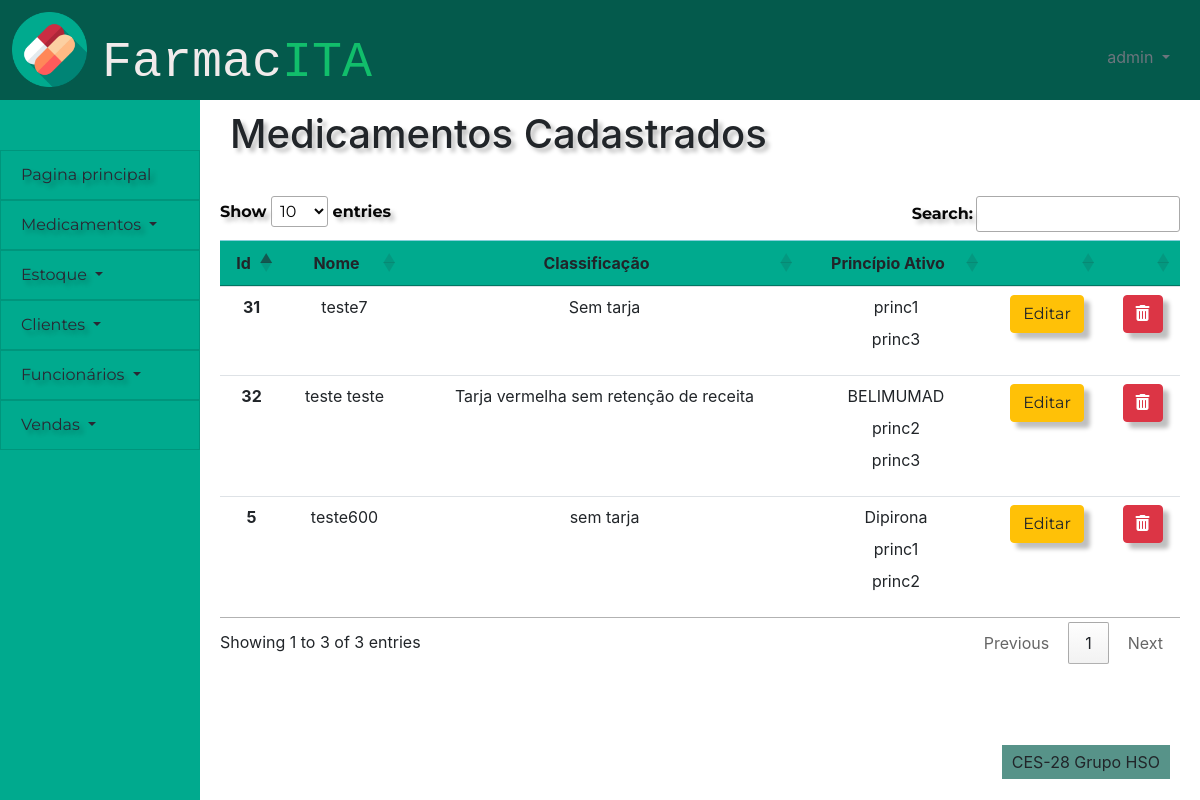
Page /cadastro_medicamentos/editar_medicamento (signed in) on the earlier database version.
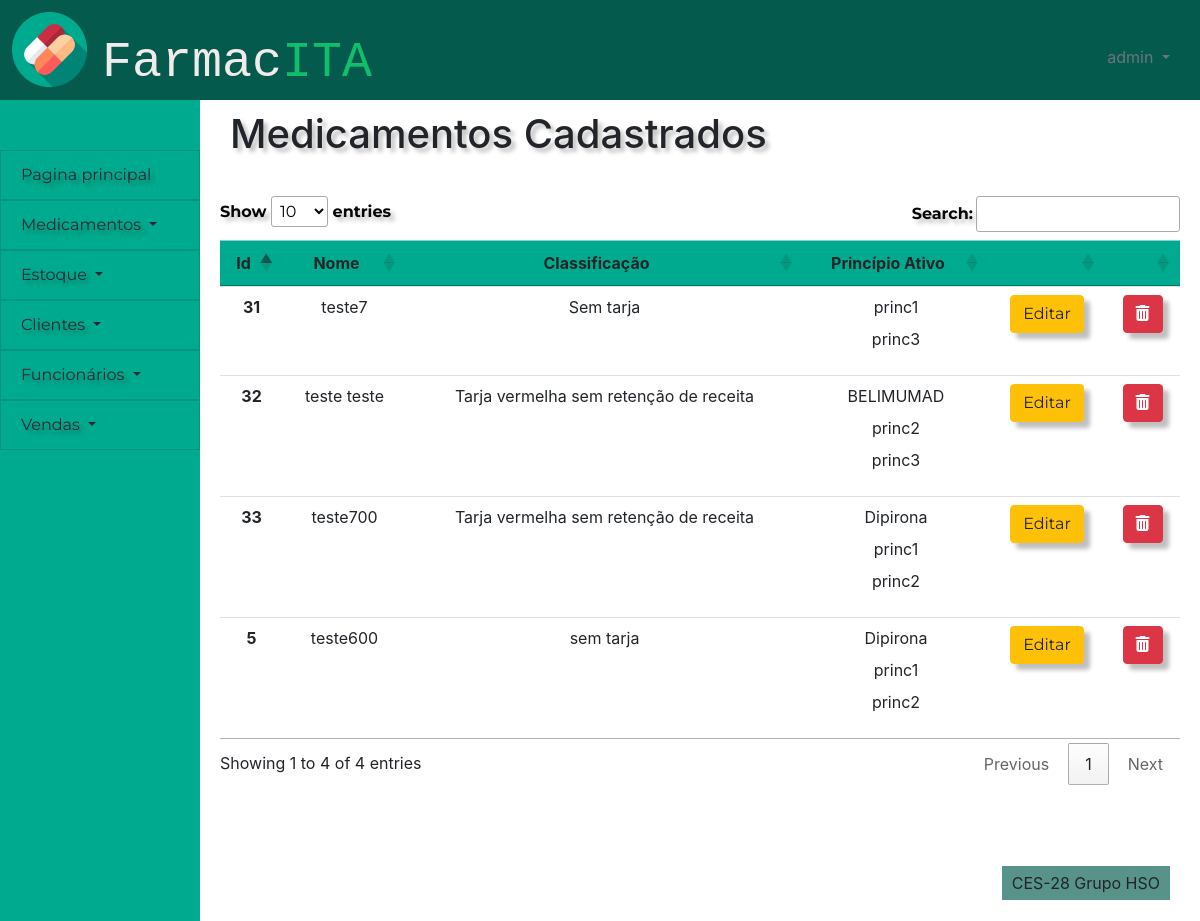
Same page on the later database version.
### cadastro_medicamentos/models.py (models this page shows, shortened)
class medicamento(models.Model):
    id_medicamento = models.AutoField(primary_key=True)
    nome_medicamento = models.CharField(max_length=100)
    classificacao = models.CharField(max_length=100, default='Sem tarja')
    principio_ativo = models.ManyToManyField(principio_ativo2, through='rel_medicamento_principio_ativo2')
    excluido = models.BooleanField(default=False)

class principio_ativo2(models.Model):
    id_principio_ativo2 = models.AutoField(primary_key=True)
    nome_principio_ativo2 = models.CharField(max_length=100, unique = True)

### cadastro_medicamentos/views.py (the view, shortened to what this page needs)
# urls.py: path('editar_medicamento',views.editar_medicamento, name = 'editar_medicamento'),
def editar_medicamento(request):
    check, retorno = checar_cargo(request)
    if check:
        return retorno
    cargo = funcionario.objects.get(user=request.user).cargo
    sucesso=False
    lista = default_editar_medicamento
    editar = False
    busca = request.GET.get('buscamedic')
    if busca:
        editar = False
        lista = medicamento.objects.filter(nome_medicamento__icontains = busca)
    delete = request.GET.get('delete')
    if delete:
        teste = medicamento.objects.filter(id_medicamento = delete)
        teste.update(excluido = True)
        lista = default_editar_medicamento
    editando = request.GET.get('edit')
    principiosativos = principio_ativo2.objects.all()
    droga_list = list()
    for i in principiosativos:
        droga_list.append(i.nome_principio_ativo2)
    return render(request,'medicamento/editar_medicamento.html',
    {'lista':lista,
    'editar':editar,
    "droga":droga_list,
    "sucesso":sucesso,
    'cargo':cargo}
    )

### cadastro_medicamentos/views.py (called while the page is built)
def checar_cargo(request):
    user = request.user
    if user.is_anonymous:
        return True, redirect('/')
    else:
        cargo = funcionario.objects.get(user=request.user).cargo
        if cargo == 'Caixa':
            return True, render(request,'sem_permissao.html',{'cargo':cargo})
    return False, False

def default_editar_medicamento():
    med = medicamento.objects.filter(excluido = False)
    lista = list()
    for item in med:
        princ_list = list()
        principios = rel_medicamento_principio_ativo2.objects.filter(medicamento = item).order_by('princ_ativo')
        for i in principios:
            princ_list.append(i.princ_ativo.nome_principio_ativo2)
        lista.append({"med": item, "princ": None, "princ_list": princ_list})
    return lista

### frontend/medicamento/editar_medicamento.html (shortened to what this page needs)
{% extends 'template/padrao.html' %}
{%block titulo-conteudo %}
Medicamentos Cadastrados
{% endblock %}
{% load static %}
{% block content %}
<div>
    <div class="tabela">
        <table id="medicamentos" class="table table-hover">
            <thead class="table-info">
                <tr>
                    <th scope="col">Id</th>
                    <th scope="col">Nome</th>
                    <th scope="col">Classificação</th>
                    <th scope="col">Princípio Ativo</th>
                    <th></th>
                    <th></th>
                </tr>
            </thead>
            <tbody>
            {% for i in lista %}
            {% if not i.excluido  %}
                <tr class={{i.id_medicamento}}>
                    <th scope="row">{{i.med.id_medicamento}}</th>
                    <td class = "nome">{{i.med.nome_medicamento}}</td>
                    <td class = "classificacao">{{i.med.classificacao}}</td>
                    <td class = "principio">
                        <dl>
                            {% for j in i.princ_list %}
                            <dd>{{j}}</dd>
                            {% endfor %}
                        </dl>
                    </td>
                    <td>
                        <form class= "centro">
                            <button value = {{i.med.id_medicamento}} name = 'edit' class="btn btn-warning"  type = "submit" >Editar</button>
                        </form>
                    </td>
                    <td>
                        <form class= "centro">
                            <button  value = {{i.med.id_medicamento}} name = 'delete' class="btn btn-danger botao lixeira" type = "submit"><i class="fas fa-trash-alt"></i></button>
                        </form>
                    </td>
                </tr>
            {% endif %}
            {% endfor %}
        </tbody>
        </table>
    </div>
</div>
    <link rel="stylesheet" href="https://cdn.datatables.net/1.10.24/css/jquery.dataTables.min.css">
{% endblock %}

Differences in the rows shown:
added medicamento: med.id_medicamento "33", med.nome_medicamento "teste700", med.classificacao "Tarja vermelha sem retenção de receita", princ_list "Dipirona" "princ1" "princ2"
Other differences:
text written by a page script: "Show entries Search: Showing 1 to 3 of 3 entries Previous 1 Next" → "Show entries Search: Showing 1 to 4 of 4 entries Previous 1 Next"
